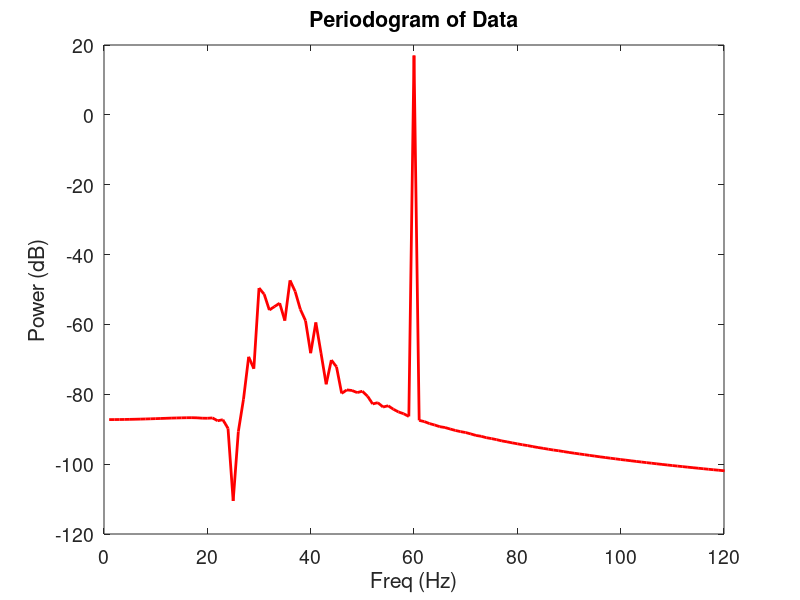
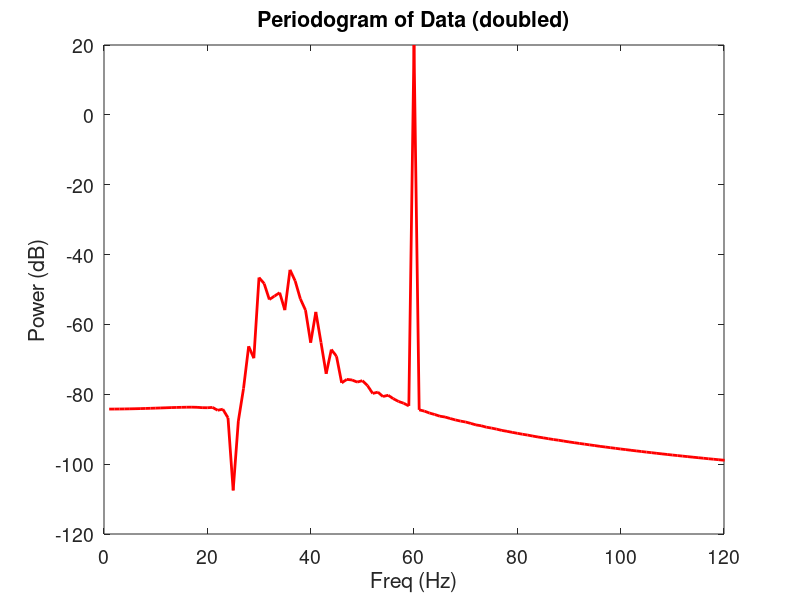

Write the MATLAB code that produced these figures, in order.
function Chapter_3_Question_9()
    % Question 9 - Double Time Analysis
    
    %Get Data to Test Hypothesis
    load('Ch3-EEG-2.mat')
    data_single = EEG - mean(EEG);
    data_double = [data_single; data_single];
    t_single = t;
    t_double = [t, t+max(t)];
    
    %Compute Equal Values for Each Dataset
    sample_interval = t(2) - t(1);
    sample_freq = 1/sample_interval;
    nyquist_freq = sample_freq/2;
    
    %Compute Different Values for Each Dataset
    N_single = length(t);
    N_double = length(t_double);
    T_single = max(t);
    T_double = max(t_double);
    freq_res_single = 1/T_single;
    freq_res_double = 1/T_double;
    
    %Compute data_single FFT
    xf_single = fft(data_single); %get fourier transform (complex double output)
    Sxx_single = 2*sample_interval^2/T_single*(xf_single.*conj(xf_single)); %get spectrum
    Sxx_single = Sxx_single(1:N_single/2+1); %ignore negative freqs b/c they are redundant (so you don't add them) 
    Sxx_single(1) = 0; %set 0 frequency to 0 (usually ~ 10^-30 due to rounding errors) 
    faxis_single = (0:freq_res_single:nyquist_freq);
    figure()
    plot(faxis_single, 10*log10(Sxx_single), 'r', 'LineWidth', 2)
    xlim([0 120])
    xlabel('Freq (Hz)')
    ylabel('Power (dB)')
    title('Periodogram of Data')
    set(gca, 'FontSize', 14)
    
    %Compute data_double FFT
    xf_double = fft(data_double); %get fourier transform (complex double output)
    Sxx_double = 2*sample_interval^2/T_double*(xf_double.*conj(xf_double)); %get spectrum
    Sxx_double = Sxx_double(1:N_double/2+1); %ignore negative freqs b/c they are redundant (so you don't add them) 
    Sxx_double(1) = 0; %set 0 frequency to 0 (usually ~ 10^-30 due to rounding errors) 
    faxis_double = (0:freq_res_double:nyquist_freq);
    figure()
    db_Sxx = 10*log10(Sxx_double);
    not_infinity_inds = ~isinf(db_Sxx); %see notes below
    plot(faxis_double(not_infinity_inds), db_Sxx (not_infinity_inds), 'r', 'LineWidth', 2)
    xlim([0 120])
    xlabel('Freq (Hz)')
    ylabel('Power (dB)')
    title('Periodogram of Data (doubled)')
    set(gca, 'FontSize', 14)
    
    %Answer:
    % We clearly see the two periodograms we get are exactly the same, so
    % doubling the data does not give us new frequencies. Further, it doesn't
    % usefully increase our frequency resolution, despite the fact "freq_res_double" is
    % smaller than "freq_res_single", because of the theory behind the fourier
    % transform. When we take a fourier transform of a small segment of data,
    % the theory of the transform implicitly assumes that small segment of data
    % repeats itself from negative to positive infinity seconds. In other words,
    % given 1 second of data, the fourier transform theory assumes that the 1
    % second of data perfectly describes the signal from the beginning of 
    % recorded history until the inevitable heat-death of the universe. It then
    % fits frequencies to this forever-repeating data. By doubling the data, we
    % are not actually giving the fourier transform more information; it
    % already assumed the data was being repeated forever. So it fits the best
    % frequencies to the data with that assumption. If you look at the values 
    % of Sxx_double, you'll see every other one is 0. This is because the "new"
    % data, which is really just twice the old data, contains no new
    % frequencies to fit. Everything is still perfectly described by the old
    % best fit frequencies. So even though our frequency resolution has 
    % increased, all the values at those increased frequency resolutions are 
    % zero, effectively making the increased resolution worthless.
    
    % note about "not_infinity_inds": MATLAB has trouble plotting infinity and
    % when I take db_Sxx = 10*log10(Sxx_double) it causes every other value to
    % be infinity (the 10*log10(0) = -Inf). Thus, I create a variable that 
    % stores the indices of only the non-negative-infinity values so I can plot
    % them without MATLAB having problems dealing with their negative-infinity
    % neighbors.

end